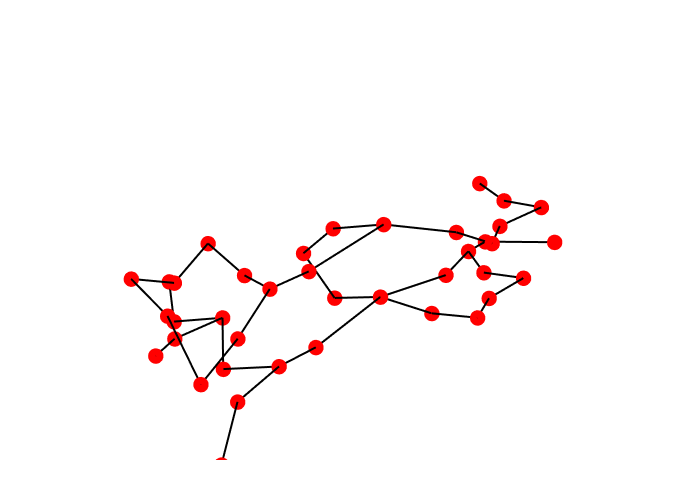

The notebook cell this image was saved under:
### Markdown cell above
## 8. Show Circulation Graph

### Code cell
Topology.Show(g_circ,
              vertexSizeKey="size",
              vertexColorKey="color",
              edgeWidthKey="width",
              edgeColorKey="color",
              backgroundColor="white",
              width=700,
              height=500,
              renderer=renderer)

### Figure 1 — Plotly figure (JSON) as saved in the notebook; plotly's stock layout.template omitted (floating-point values rounded to 4 significant figures)
{"data": [{"hoverinfo": "text", "hovertext": [], "legendgroup": "2", "legendrank": 2, "line": {"color": "#000000", "dash": "solid", "width": 4}, "marker": {"color": "#000000", "size": 1, "symbol": "circle"}, "mode": "markers+lines", "name": "1: Untitled Graph (Edges)", "showlegend": false, "text": [], "type": "scatter3d", "x": [6411.0, 7310.0, null, 6411.0, 6562.0, null, 13310, 10310.0, null, 8810, 10310.0, null, 20810, 19310.0, null, 17810, 19310.0, null, 13310, 12520.0, null, 13310, 16310.0, null, 13310, 14360.0, null, 13310, 10310.0, null, 17810, 18120.0, null, 17810, 18120.0, null, 8810, 8992.0, null, 8810, 8992.0, null, 17810, 17640.0, null, 17810, 17640.0, null, 8810, 7310.0, null, 14810, 14360.0, null, 14810, 16310.0, null, 17810, 16310.0, null, 11810, 12520.0, null, 11810, 12520.0, null, 8512.0, 7764.0, null, 8810, 7310.0, null, 5810, 7310.0, null, 13310, 12520.0, null, 13310, 15200.0, null, 14810, 15200.0, null, 17810, 16310.0, null, 5810, 7310.0, null, 5810, 6562.0, null, 6411.0, 7310.0, null, 8810, 7764.0, null, 8810, 7310.0, null, 8810, 10310.0, null, 14810, 16310.0, null, 8810, 7310.0, null, 8810, 7764.0, null, 8810, 7764.0, null, 17810, 16310.0, null], "y": [740, 174.4, null, 740, -760.0, null, -2260, -2084.0, null, -2260, -2084.0, null, -4962.0, -2728.0, null, -2861.0, -2728.0, null, -2260, -760.0, null, -2260, -2914.0, null, -2260, -3760.0, null, -2260, -2211.0, null, -2861.0, -3760.0, null, -5260, -3760.0, null, -2260, -760.0, null, 740, -760.0, null, -5260, -3760.0, null, -2861.0, -3760.0, null, 740, 174.4, null, -5260, -3760.0, null, -5260, -4670.0, null, -5260, -4670.0, null, -10, -760.0, null, -10, -760.0, null, 3740, 2240.0, null, -2260, -2884.0, null, -3760, -2884.0, null, -2260, -760.0, null, -2260, -3760.0, null, -5260, -3760.0, null, -5260, -4813.0, null, -3760, -2211.0, null, -3760, -760.0, null, 740, 1330.0, null, -2260, -760.0, null, -2260, -2211.0, null, -2260, -2211.0, null, -5260, -4813.0, null, 740, 1330.0, null, 740, -760.0, null, 740, 2240.0, null, -2861.0, -2914.0, null], "z": [4500, 4170.0, null, 4500, 4023.0, null, 4500, 4170.0, null, 4500, 4170.0, null, 1500, 1170.0, null, 1500, 1170.0, null, 1500, 1023.0, null, 1500, 1170.0, null, 1500, 1023.0, null, 1500, 1170.0, null, 4500, 4023.0, null, 4500, 4023.0, null, 4500, 4023.0, null, 4500, 4023.0, null, 1500, 1023.0, null, 1500, 1023.0, null, 4500, 4170.0, null, 1500, 1023.0, null, 4500, 4170.0, null, 4500, 4170.0, null, 3000, 1023.0, null, 3000, 4023.0, null, 1500, 1023.0, null, 4500, 4170.0, null, 4500, 4170.0, null, 4500, 4023.0, null, 4500, 4023.0, null, 4500, 4023.0, null, 1500, 1170.0, null, 1500, 1170.0, null, 4500, 4023.0, null, 1500, 1170.0, null, 1500, 1023.0, null, 1500, 1170.0, null, 1500, 1170.0, null, 1500, 1170.0, null, 1500, 1170.0, null, 1500, 1023.0, null, 1500, 1023.0, null, 1500, 1170.0, null]}, {"customdata": ["", "", "", "", "", "", "", "", "", "", "", "", "", "", "", "", "", "", "", "", "", "", "", "", "", "", "", "", "", "", "", "", "", "", "", "", "", "", ""], "hoverinfo": "text", "hovertemplate": ["Click ", "Click ", "Click ", "Click ", "Click ", "Click ", "Click ", "Click ", "Click ", "Click ", "Click ", "Click ", "Click ", "Click ", "Click ", "Click ", "Click ", "Click ", "Click ", "Click ", "Click ", "Click ", "Click ", "Click ", "Click ", "Click ", "Click ", "Click ", "Click ", "Click ", "Click ", "Click ", "Click ", "Click ", "Click ", "Click ", "Click ", "Click ", "Click "], "hovertext": ["", "", "", "", "", "", "", "", "", "", "", "", "", "", "", "", "", "", "", "", "", "", "", "", "", "", "", "", "", "", "", "", "", "", "", "", "", "", ""], "legendgroup": "1", "legendrank": 1, "marker": {"color": ["#FF0000", "#FF0000", "#FF0000", "#FF0000", "#FF0000", "#FF0000", "#FF0000", "#FF0000", "#FF0000", "#FF0000", "#FF0000", "#FF0000", "#FF0000", "#FF0000", "#FF0000", "#FF0000", "#FF0000", "#FF0000", "#FF0000", "#FF0000", "#FF0000", "#FF0000", "#FF0000", "#FF0000", "#FF0000", "#FF0000", "#FF0000", "#FF0000", "#FF0000", "#FF0000", "#FF0000", "#FF0000", "#FF0000", "#FF0000", "#FF0000", "#FF0000", "#FF0000", "#FF0000", "#FF0000"], "line": {"width": 0}, "opacity": 1, "size": [18, 18, 18, 18, 18, 18, 18, 18, 18, 18, 18, 18, 18, 18, 18, 18, 18, 18, 18, 18, 18, 18, 18, 18, 18, 18, 18, 18, 18, 18, 18, 18, 18, 18, 18, 18, 18, 18, 18], "sizemode": "diameter", "symbol": "circle"}, "mode": "markers", "name": "1: Untitled Graph (Vertices)", "showlegend": false, "text": ["", "", "", "", "", "", "", "", "", "", "", "", "", "", "", "", "", "", "", "", "", "", "", "", "", "", "", "", "", "", "", "", "", "", "", "", "", "", ""], "type": "scatter3d", "x": [6411.0, 10310.0, 19310.0, 13310, 18120.0, 8992.0, 17640.0, 20810, 8810, 14360.0, 16310.0, 11810, 8512.0, 7310.0, 13310, 14810, 8810, 17810, 17810, 5810, 5810, 6411.0, 15200.0, 8810, 14810, 8810, 12520.0, 12520.0, 17810, 16310.0, 10310.0, 17810, 7310.0, 7764.0, 6562.0, 16310.0, 7310.0, 7310.0, 7764.0], "y": [740, -2084.0, -2728.0, -2260, -3760.0, -760.0, -3760.0, -4962.0, 740, -3760.0, -4670.0, -10, 3740, -2884.0, -2260, -5260, -2260, -5260, -5260, -3760, -3760, 740, -3760.0, -2260, -5260, 740, -760.0, -760.0, -2861.0, -2914.0, -2211.0, -2861.0, -2211.0, 2240.0, -760.0, -4813.0, 174.4, 1330.0, -760.0], "z": [4500, 4170.0, 1170.0, 1500, 4023.0, 4023.0, 1023.0, 1500, 4500, 1023.0, 4170.0, 3000, 1500, 4170.0, 4500, 4500, 4500, 4500, 1500, 1500, 4500, 1500, 4023.0, 1500, 1500, 1500, 4023.0, 1023.0, 1500, 1170.0, 1170.0, 4500, 1170.0, 1023.0, 4023.0, 1170.0, 4170.0, 1170.0, 1023.0]}], "layout": {"autosize": true, "height": 500, "margin": {"b": 40, "l": 40, "r": 40, "t": 40}, "paper_bgcolor": "#FFFFFF", "plot_bgcolor": "#FFFFFF", "scene": {"aspectmode": "data", "camera": {"center": {"x": 0, "y": 0, "z": 0}, "eye": {"x": -1.25, "y": -1.25, "z": 1.25}, "projection": {"type": "perspective"}, "up": {"x": 0, "y": 0, "z": 1}}, "xaxis": {"visible": false}, "yaxis": {"visible": false}, "zaxis": {"visible": false}}, "showlegend": true, "width": 700, "xaxis": {"showgrid": false, "visible": false, "zeroline": false}, "yaxis": {"showgrid": false, "visible": false, "zeroline": false}}}
